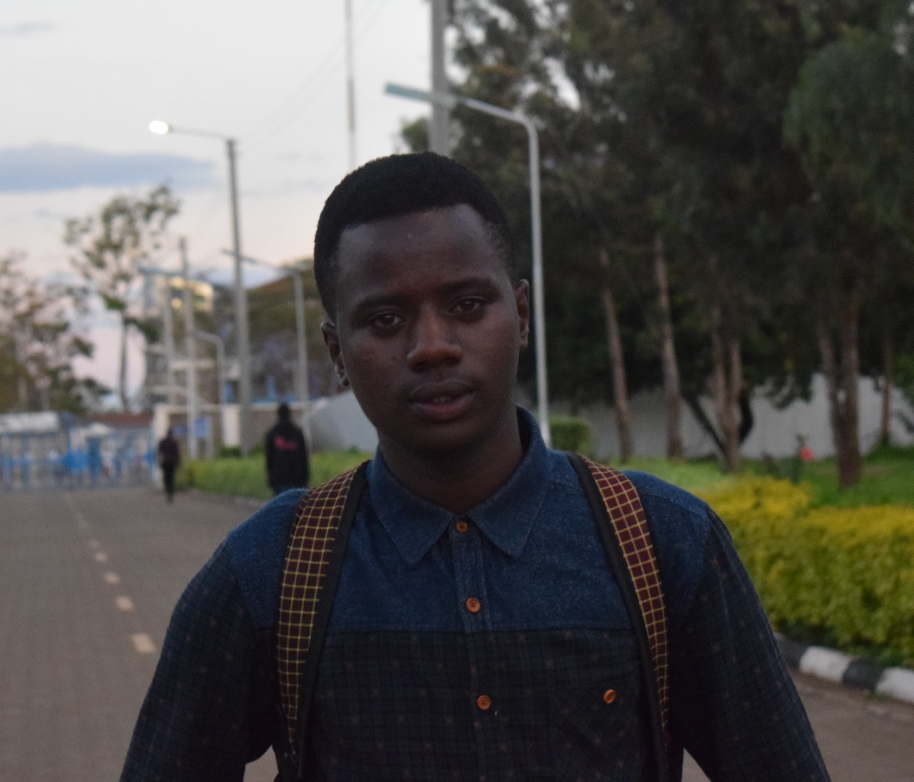
#> input picture cozy.JPG, 3654 x 3125 px, found by its file name (shown at 1/4 size)
$ python face_detector.py
#> lines starting #> are read from the running program, lines starting #| are printed output that depends on the picture
import cv2

face_cascade = cv2.CascadeClassifier("haarcascade_frontalface_default.xml")
# img path
img = cv2.imread(r"cozy.jpg")
#> img is the input picture: shape (3125, 3654, 3); mean B, G, R 77.4, 79.9, 81.6

gray_img = cv2.cvtColor(img, cv2.COLOR_BGR2GRAY)
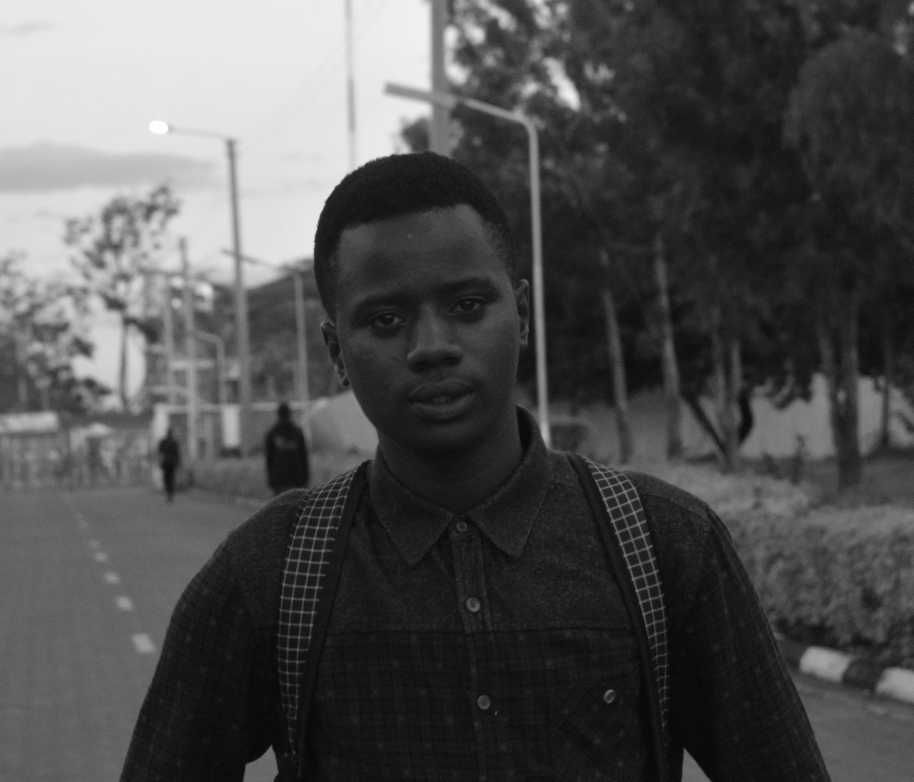
#> gray_img: shape (3125, 3654) (shown at 1/4 size); min 1, max 255, mean 80.2

faces = face_cascade.detectMultiScale(gray_img,
                                      scaleFactor=1.125,
                                      minNeighbors=5)
#> faces = [[348, 1182, 55, 55], [388, 1749, 130, 130], [1290, 902, 871, 871]]

for x, y, w, h in faces:
    img = cv2.rectangle(img, (x, y), (x+w, y+h), (0, 255, 0), 3)
#> this loop made 3 passes


resized_img = cv2.resize(img, (int(img.shape[1]/7), int(img.shape[0]/7)))
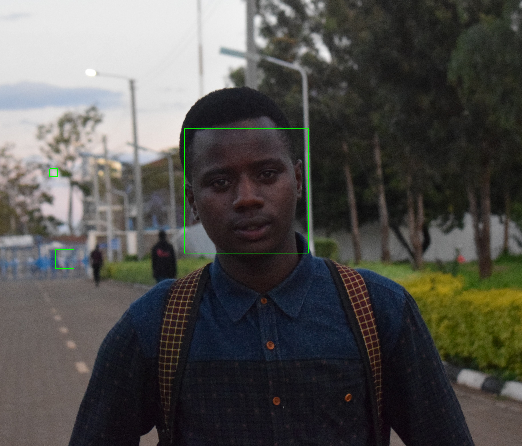
#> resized_img: shape (446, 522, 3); mean B, G, R 77.1, 80.2, 81.3


cv2.imshow("Gray", resized_img)
cv2.waitKey(0)
cv2.destroyAllWindows()
